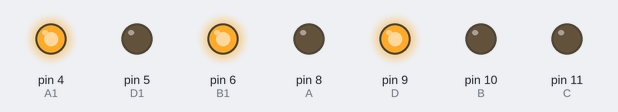
Simulated run of this sketch. Board: Arduino Uno, built with avr-gcc and run on an emulated ATmega328P. Parts: output pins drawn as LEDs (lit = HIGH). Pins used as bus, display or sensor lines are not drawn.

Above: at 0.6 s.
At 4.6 s:
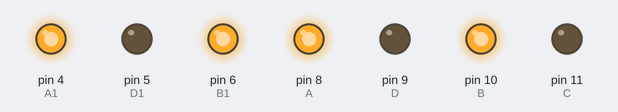
At 9.4 s:
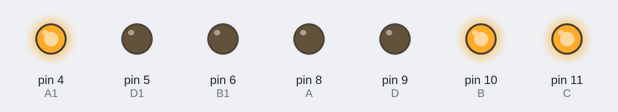
At 18.6 s:
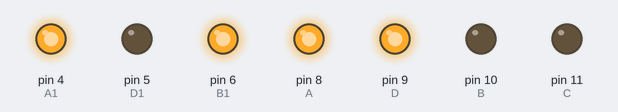
At 28.6 s:
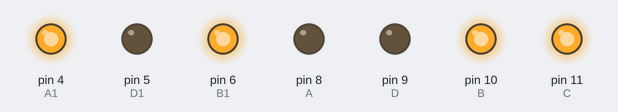
At 39.41 s:
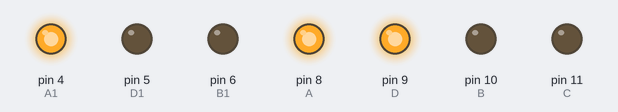
Timing chart, 0 to 40.0 s (numbered marks = the images above):
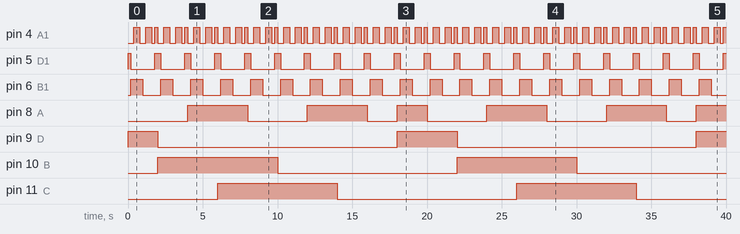

Measured:
- by itself, pin 4 (A1): repeats every 2.0 s: LOW 0.40 s, HIGH 0.40 s, LOW 0.20 s, HIGH 0.20 s, LOW 0.40 s, HIGH 0.40 s
- by itself, pin 5 (D1): repeats every 2.0 s: LOW 1.6 s, HIGH 0.40 s
- by itself, pin 6 (B1): alternates HIGH for 0.80 s and LOW for 1.2 s
- by itself, pin 8 (A): LOW → HIGH at 4.0 s, → LOW 4.0 s later, → HIGH 4.0 s later, → LOW 4.0 s later, … (11 changes in this stretch)
- by itself, pin 9 (D): goes HIGH 2.0 s, LOW 16.0 s, HIGH 4.0 s, LOW 16.0 s, then HIGH
- by itself, pin 10 (B), pin 11 (C): alternates HIGH for 8.0 s and LOW for 12.0 s

The sketch:

K155_Nixie_Tube_Test.ino
```cpp
#define A 8
#define B 10
#define C 11
#define D 9

#define A1 4
#define B1 6
#define C1 7
#define D1 5


void setup() {
  Serial.begin(115200);
  pinMode(A, OUTPUT);
  pinMode(B, OUTPUT);
  pinMode(C, OUTPUT);
  pinMode(D, OUTPUT);
  pinMode(A1, OUTPUT);
  pinMode(B1, OUTPUT);
  pinMode(C1, OUTPUT);
  pinMode(D1, OUTPUT);
}

void loop() {
  for(int i=0;i<100;i++){
    dispaly(0, numConvert(i/10));
    dispaly(1, numConvert(i%10));
    delay(200);
  }
}

uint8_t numConvert(uint8_t num){
  switch(num){
    case 0: return 8;
    case 1: return 2;
    case 2: return 3;
    case 3: return 7;
    case 4: return 6;
    case 5: return 4;
    case 6: return 5;
    case 7: return 1;
    case 8: return 0;
    case 9: return 9;
    default: Serial.println("[ERROR]");
  }
}

void dispaly(uint8_t index, uint8_t num){
  if(index == 0){
    switch(num){
      case 0:
      {
        digitalWrite(A, LOW);
        digitalWrite(B, LOW);
        digitalWrite(C, LOW);
        digitalWrite(D, LOW);
        break;
      }
      case 1:
      {
        digitalWrite(A, HIGH);
        digitalWrite(B, LOW);
        digitalWrite(C, LOW);
        digitalWrite(D, LOW);
        break;
      }
      case 2:
      {
        digitalWrite(A, LOW);
        digitalWrite(B, HIGH);
        digitalWrite(C, LOW);
        digitalWrite(D, LOW);
        break;
      }
      case 3:
      {
        digitalWrite(A, HIGH);
        digitalWrite(B, HIGH);
        digitalWrite(C, LOW);
        digitalWrite(D, LOW);
        break;
      }
      case 4:
      {
        digitalWrite(A, LOW);
        digitalWrite(B, LOW);
        digitalWrite(C, HIGH);
        digitalWrite(D, LOW);
        break;
      }
      case 5:
      {
        digitalWrite(A, HIGH);
        digitalWrite(B, LOW);
        digitalWrite(C, HIGH);
        digitalWrite(D, LOW);
        break;
      }
      case 6:
      {
        digitalWrite(A, LOW);
        digitalWrite(B, HIGH);
        digitalWrite(C, HIGH);
        digitalWrite(D, LOW);
        break;
      }
      case 7:
      {
        digitalWrite(A, HIGH);
        digitalWrite(B, HIGH);
        digitalWrite(C, HIGH);
        digitalWrite(D, LOW);
        break;
      }
      case 8:
      {
        digitalWrite(A, LOW);
        digitalWrite(B, LOW);
        digitalWrite(C, LOW);
        digitalWrite(D, HIGH);
        break;
      }
      case 9:
      {
        digitalWrite(A, HIGH);
        digitalWrite(B, LOW);
        digitalWrite(C, LOW);
        digitalWrite(D, HIGH);
        break;
      }
      default:
      {
        Serial.println("[ERROR]");
      }
    }
  }else if(index == 1)
  {
    switch(num){
      case 0:
      {
        digitalWrite(A1, LOW);
        digitalWrite(B1, LOW);
        digitalWrite(C1, LOW);
        digitalWrite(D1, LOW);
        break;
      }
      case 1:
      {
        digitalWrite(A1, HIGH);
        digitalWrite(B1, LOW);
        digitalWrite(C1, LOW);
        digitalWrite(D1, LOW);
        break;
      }
      case 2:
      {
        digitalWrite(A1, LOW);
        digitalWrite(B1, HIGH);
        digitalWrite(C1, LOW);
        digitalWrite(D1, LOW);
        break;
      }
      case 3:
      {
        digitalWrite(A1, HIGH);
        digitalWrite(B1, HIGH);
        digitalWrite(C1, LOW);
        digitalWrite(D1, LOW);
        break;
      }
      case 4:
      {
        digitalWrite(A1, LOW);
        digitalWrite(B1, LOW);
        digitalWrite(C1, HIGH);
        digitalWrite(D1, LOW);
        break;
      }
      case 5:
      {
        digitalWrite(A1, HIGH);
        digitalWrite(B1, LOW);
        digitalWrite(C1, HIGH);
        digitalWrite(D1, LOW);
        break;
      }
      case 6:
      {
        digitalWrite(A1, LOW);
        digitalWrite(B1, HIGH);
        digitalWrite(C1, HIGH);
        digitalWrite(D1, LOW);
        break;
      }
      case 7:
      {
        digitalWrite(A1, HIGH);
        digitalWrite(B1, HIGH);
        digitalWrite(C1, HIGH);
        digitalWrite(D1, LOW);
        break;
      }
      case 8:
      {
        digitalWrite(A1, LOW);
        digitalWrite(B1, LOW);
        digitalWrite(C1, LOW);
        digitalWrite(D1, HIGH);
        break;
      }
      case 9:
      {
        digitalWrite(A1, HIGH);
        digitalWrite(B1, LOW);
        digitalWrite(C1, LOW);
        digitalWrite(D1, HIGH);
        break;
      }
      default:
      {
        Serial.println("[ERROR]");
      }
    }
  }
}
```
